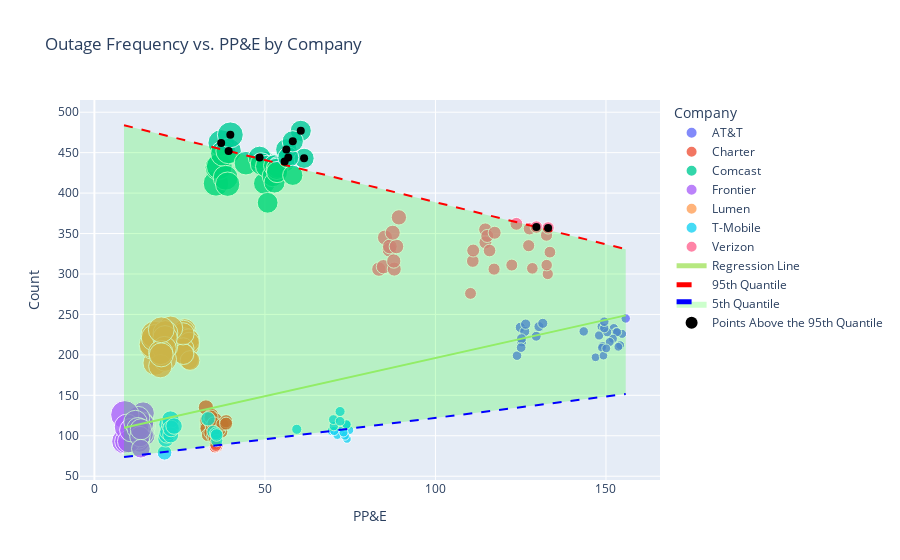

The code cell stored with this chart in its notebook:
### Code cell
vis.plot_granular_outage_vs_ppe(enable_interval=True)
